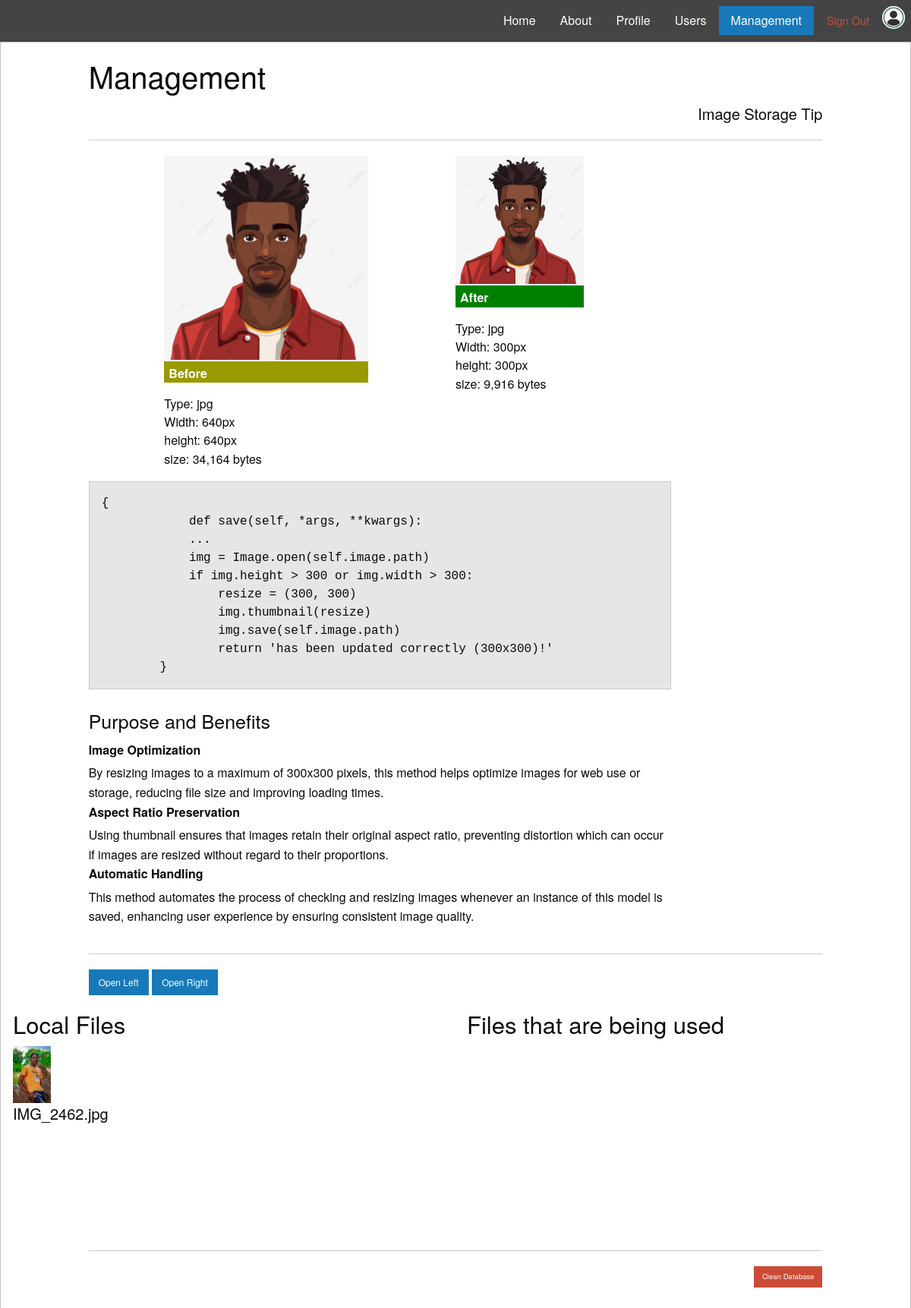
The page /management/ (signed in) on the database as committed earlier.
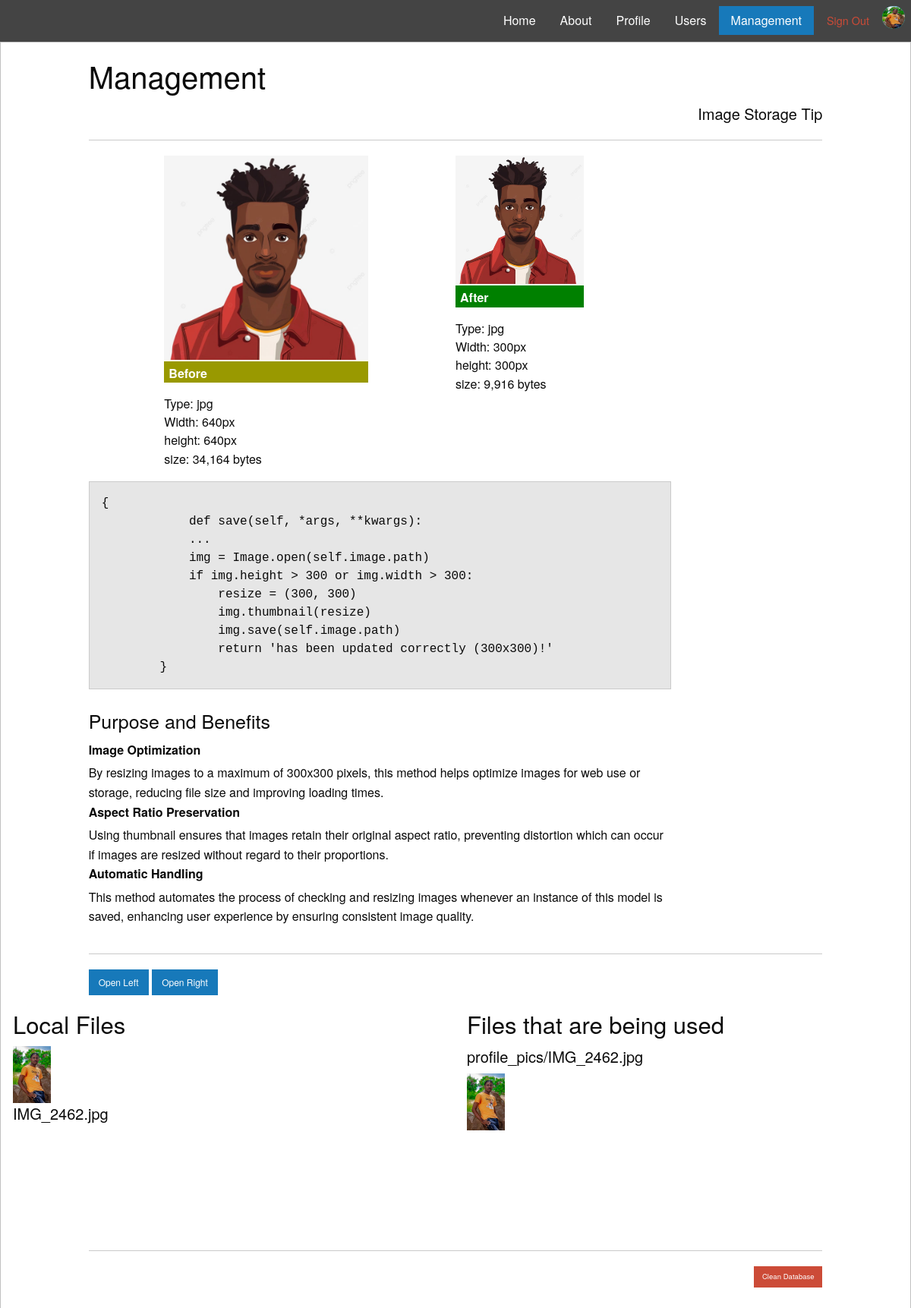
The same page on the database as committed later.
### users/models.py (models this page shows, shortened)
class Profile(models.Model):
    user = models.OneToOneField(User, on_delete=models.CASCADE)
    image = models.ImageField(default='default.jpg', upload_to='profile_pics')
    slug = models.SlugField(verbose_name='URL', max_length=255, blank=True, unique=True)

### users/views.py (the view)
# urls.py: path('management/', views.management, name='management'),
@login_required
def management(request):
    profile_pics_path = os.path.join(settings.MEDIA_ROOT, 'profile_pics')
    media_files = os.listdir(profile_pics_path) # List all files in profiles_pics
    context = {
        'title': 'Management',
        'media_files': media_files,
        'user_files': Profile.objects.all()
    }
    return render(request, 'users/management.html', context)

### users/templates/users/management.html (shortened to what this page needs)
{% extends 'users/base.html' %}
{% load static %}
{% block content %}
<div class="grid-x grid-margin-x">
    <div class="cell small-12 medium-10 medium-offset-1 large-10 large-offset-1">
        <h2>Management</h2>
        <h5 class="text-right">Image Storage Tip</h5>
        <hr/>
    </div>
    <div class="row small-5 small-offset-1  medium-3 medium-offset-2 large-3 large-offset-2">
        <img src="{% static 'images/man.jpg' %}" width="300" alt="black man"/>
        <p class="before">Before</p>
        <span>Type: jpg</span><br/>
        <span>Width: 640px</span><br/>
        <span>height: 640px</span>
        <p>size: 34,164 bytes</p>
    </div>
    <div class="cell small-4 small-offset-1 medium-2 medium-offset-1  large-2 large-offset-1">
        <img src="{% static 'images/man.jpg' %}" width="300" alt="black man"/>
        <p class="after">After</p>
        <span>Type: jpg</span><br/>
        <span>Width: 300px</span><br/>
        <span>height: 300px</span>
        <p>size: 9,916 bytes</p>
    </div>
    <div class="cell small-12 medium-10 medium-offset-1 large-8 large-offset-1">
        <code class="code-block">{
            def save(self, *args, **kwargs):
            ...
            img = Image.open(self.image.path)
            if img.height > 300 or img.width > 300:
                resize = (300, 300)
                img.thumbnail(resize)
                img.save(self.image.path)
                return 'has been updated correctly (300x300)!'
        }</code>
    </div>
    <div class="cell small-12  medium-10 medium-offset-1  large-8 large-offset-1">
        <h4>Purpose and Benefits</h4>
        <dl>
            <dt>Image Optimization</dt>
            <dd>By resizing images to a maximum of 300x300 pixels, this method helps optimize images for web use or storage, reducing file size and improving loading times.</dd>
            <dt>Aspect Ratio Preservation</dt>
            <dd>Using thumbnail ensures that images retain their original aspect ratio, preventing distortion which can occur if images are resized without regard to their proportions.</dd>
            <dt>Automatic Handling</dt>
            <dd>This method automates the process of checking and resizing images whenever an instance of this model is saved, enhancing user experience by ensuring consistent image quality.</dd>
        </dl>
    </div>
    {% if user.is_superuser %}
        <div class="cell small-12 medium-10 medium-offset-1 large-10 large-offset-1">
            <hr/>
            <button type="button" class="button small" data-toggle="offCanvasLeftSplit1">Open Left</button>
            <button type="button" class="button small" data-toggle="offCanvasRightSplit2">Open Right</button>
        </div>
        <div class="cell small-6">
            <div class="off-canvas-wrapper">
              <div class="off-canvas-content" style="min-height: 300px;" data-off-canvas-content>
                   <h3>Local Files</h3>
                    {% for file in media_files %}
                        <img src="{{MEDIA_URL}}profile_pics/{{ file }}" alt="{{file}}" width="50" height="50" />
                        <h5>{{ file }}</h5>
                        {% empty %}
                            <h5>No images found.</h5>
                    {% endfor %}
              </div>
            </div>
        </div>
        <div class="cell small-6">
            <div class="off-canvas-wrapper">
              <div class="off-canvas-content" style="min-height: 300px;" data-off-canvas-content>
                    <h3>Files that are being used</h3>
                    {% for file_ in user_files %}
                        {% if file_.image != 'default.jpg' %}
                            <h5>{{file_.image}}</h5>
                            <img src={{file_.image.url}} width="50" alt="{{file_.image}}" />
                        {% endif %}
                        {% empty %}
                            <h5>No images found.</h5>
                    {% endfor %}
              </div>
            </div>
        </div>
        <div class="cell small-12 medium-10 medium-offset-1 large-10 large-offset-1 text-right">
            <hr/>
                <a href="{% url 'delete_all_data' %}" class="button tiny alert" >Clean Database</a>
        </div>
    {% endif %}
</div>
{% endblock %}

### users/templates/users/base.html (shortened to what this page needs)
<!doctype html>
<html class="no-js" lang="en">
  <head>
    <link rel="stylesheet" href="https://cdn.jsdelivr.net/npm/foundation-sites@6.9.0/dist/css/foundation.min.css">
    <link rel="stylesheet" href="https://cdn.jsdelivr.net/npm/motion-ui@1.2.3/dist/motion-ui.min.css" />
      {% load static %}
      <link rel="stylesheet" href="{% static 'css/style.css' %}" >
  </head>
<body>
    <div class="top-bar" id="main-nav" data-animate="hinge-in-from-top spin-out">
      <div class="top-bar-left">
        <ul class="dropdown menu" data-dropdown-menu>
          <li class="{% if request.path == '/' %} active {% endif %}"><a href="{% url 'home' %}">Home</a></li>
          <li class="{% if request.path == '/about/' %} active {% endif %}"><a href="{% url 'about' %}">About</a></li>
          {% if user.is_authenticated %}
              <li class="{% if request.path == '/profile/' %} active {% endif %}"><a href="{% url 'profile' %}">Profile</a></li>
              <li class="{% if request.path == '/users/' or request.path == '/user/new/' %} active {% endif %}">
                  <a href="{% url 'users' %}">Users</a>
              </li>
              <li class="{% if request.path == '/management/' %} active {% endif %}"><a href="{% url 'management' %}">Management</a></li>
              <li  class="menu-text">
                  <form method="POST" action="{% url 'logout' %}">
                      <button class="clear button alert menu-out" type="submit">Sign Out</button>
                  </form>
              </li>
               <li>
                <div class="avatar-circle">
                    {% if request.user == user %}
                        {% if user.profile.image == 'default.jpg' %}
                            <img class="avatar" src="{% static 'images/default.jpg' %}" alt="User" />
                         {% else %}
                            <img class="avatar" src={{user.profile.image.url}} alt="User" />
                         {% endif %}
                    {% endif %}
                </div>
              </li>
          {% else %}
              <li class="{% if request.path == '/user/new/' %} active {% endif %}" ><a href="{% url 'register' %}">Sign Up</a></li>
              <li class="{% if request.path == '/login/' %} active {% endif %}" ><a href="{% url 'login' %}">Sign In</a></li>
          {% endif %}
        </ul>
      </div>
    </div>
    <div class="{% if not request.path == '/login/' %} callout {% endif %}">
        {% block content %}{% endblock %}
    </div>
</body>
</html>

### static/css/style.css (style rules this page uses)
.top-bar { background-color: #444; }
.dropdown.menu { background-color: #444; justify-content: flex-end; }
.top-bar a { color: #ffffff; }
.dropdown.menu li a { color: #ffffff; }
.menu-text { margin-top: 0px; }
.clear.button.alert.menu-out { padding: 0px; }
.avatar-circle { background: cyan; border-radius: 100px; }
.avatar { width: 30px; height: 30px; border-radius: 100px; }
.before { background: #999900; color: white; margin-top:2px; padding-top:3px; padding-left: 6px; font-weight: bold; }
.after { background: #008000; color: white; margin-top:2px; padding-top:3px; padding-left: 6px; font-weight: bold; }

Rows that differ between the two databases and show on the page:
now on this page (row edited): Profile: image "profile_pics/IMG_2462.jpg", image (picture)
